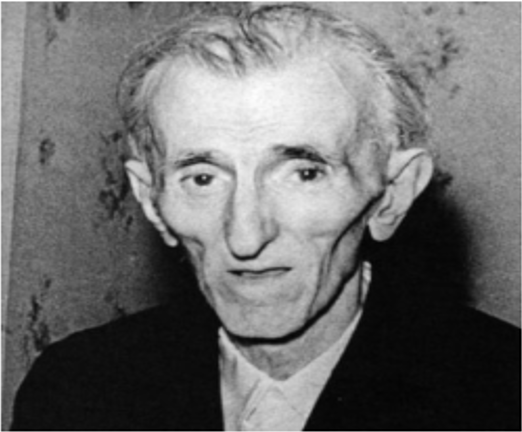
#> input picture nikolatesla.png, 522 x 432 px
$ jupyter execute DFT,histogram_and_linear_filtering.ipynb
#> lines starting #> are read from the running program, lines starting #| are printed output that depends on the picture
[cell 1]
import cv2,numpy as np,matplotlib.pyplot as plt
image = cv2.imread("nikolatesla.png", cv2.IMREAD_GRAYSCALE)
#> image is the input picture: shape (432, 522); min 0, max 255, mean 109.7
def apply_convolution(image, kernel):

    kernel_size = kernel.shape[0]
    pad = kernel_size // 2
    image_padded = np.pad(image, pad, mode='constant', constant_values=0)
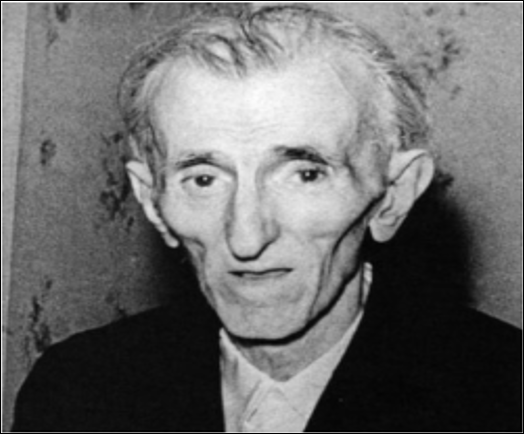
#> image_padded: shape (434, 524); min 0, max 255, mean 108.7
    output = np.zeros_like(image)

    for i in range(image.shape[0]):
        for j in range(image.shape[1]):

            region = image_padded[i:i+kernel_size, j:j+kernel_size]
            output[i, j] = np.sum(region * kernel)
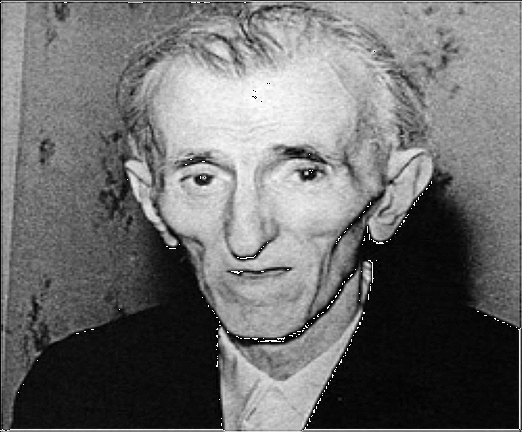
#> output: shape (432, 522); min 0, max 255, mean 109.9
    return np.clip(output, 0, 255).astype(np.uint8)

# Sharpening Kernel
sharpen_kernel = np.array([[0, -1, 0],
                           [-1, 5, -1],
                           [0, -1, 0]])
sharpened_image = apply_convolution(image, sharpen_kernel)

#  Blurring (Mean Filter)
mean_kernel = np.ones((3,3)) / 9
blurred_image = apply_convolution(image, mean_kernel)

#  Smoothing (Gaussian Filter)
gaussian_kernel = np.array([[1, 2, 1],
                            [2, 4, 2],
                            [1, 2, 1]]) / 16
gaussian_blurred_image = apply_convolution(image, gaussian_kernel)


fig, axes = plt.subplots(5, 2, figsize=(15, 15))
def plot_image_with_histogram(img, ax_img, ax_hist, title):
    ax_img.imshow(img, cmap='gray')
    ax_img.set_title(title)
    ax_img.axis('off')  # Hide axis for images
    ax_hist.hist(img.ravel(), bins=256, color='gray')
    ax_hist.set_title(f'{title} Histogram')
plot_image_with_histogram(image, axes[0, 0], axes[0, 1], 'Original')
plot_image_with_histogram(sharpened_image, axes[1, 0], axes[1, 1], 'Sharpened')
plot_image_with_histogram(blurred_image, axes[2, 0], axes[2, 1], 'Mean Blurred')
plot_image_with_histogram(gaussian_blurred_image, axes[3, 0], axes[3, 1], 'Gaussian Smoothed')

histogram, bins = np.histogram(image.flatten(), bins=256, range=[0, 256])
#> histogram = 256 values, max 8229 at index 9, min 0 at index 254, mean 880.9; bins = 257 values from 0 to 256
cdf = histogram.cumsum()
#> cdf = 256 values from 439 to 225504

cdf_normalized = (cdf - cdf.min()) * 255 / (cdf.max() - cdf.min())
#> cdf_normalized = 256 values from 0 to 255
cdf_normalized = cdf_normalized.astype(np.uint8)

equalized_image_manual = cdf_normalized[image]
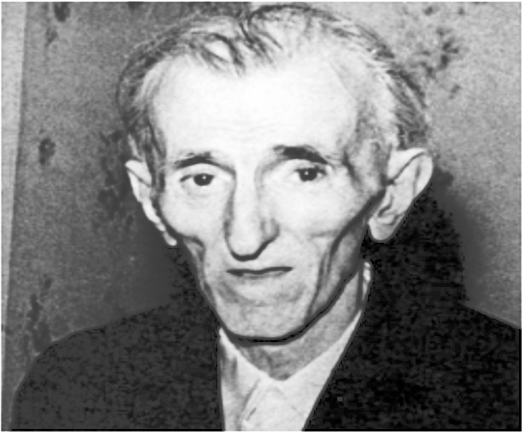
#> equalized_image_manual: shape (432, 522); min 0, max 255, mean 127.9
plot_image_with_histogram(equalized_image_manual, axes[4, 0], axes[4, 1], 'Equalized Image')

plt.tight_layout()
plt.show()
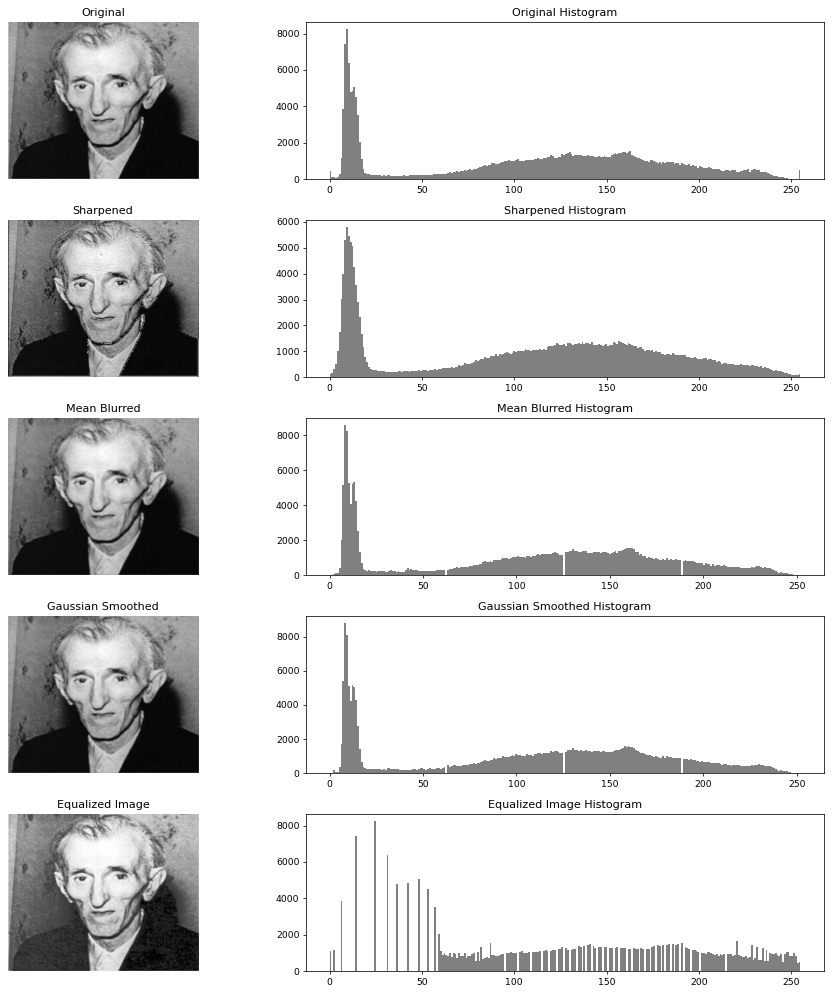
#> figure drawn by matplotlib, 10 panels; panel 2: tallest bar 8229 high, from x = 8.96 to 9.96; panel 4: tallest bar 5791 high, from x = 8.96 to 9.96; panel 6: tallest bar 8561 high, from x = 7.88 to 8.86; panel 8: tallest bar 8775 high, from x = 7.88 to 8.86

[cell 2]
# Shifting: Add a constant value to each pixel to shift the image
shift_value = 8 # Add a constant value to shift the image
shifted_image = np.clip(image + shift_value, 0, 255).astype(np.uint8)

# Contrast adjustment: Use a scaling factor alpha and an offset beta
alpha = 1.5  # Contrast scaling factor
beta = 0     # Brightness offset
contrast_image = np.clip(alpha * image + beta, 0, 255).astype(np.uint8)
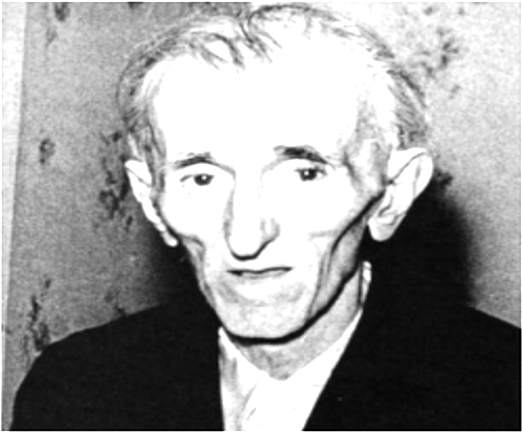
#> contrast_image: shape (432, 522); min 0, max 255, mean 154.5

# Negative transformation: Invert the pixel values
negative_image = 255 - image
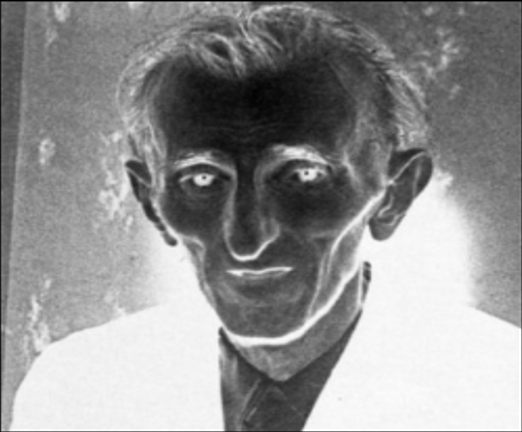
#> negative_image: shape (432, 522); min 0, max 255, mean 145.3

# Create a 2x2 grid for displaying the images and their histograms
fig, axes = plt.subplots(3, 2, figsize=(12, 12))

plot_image_with_histogram(contrast_image, axes[0,0], axes[0,1], 'Contrast Adjusted Image')

# Display shifted image with histogram
plot_image_with_histogram(shifted_image, axes[1, 0], axes[1, 1], 'Shifted Image')

plot_image_with_histogram(negative_image, axes[2,0], axes[2,1], 'Negative Image')

# Show the plot
plt.tight_layout()
plt.show()
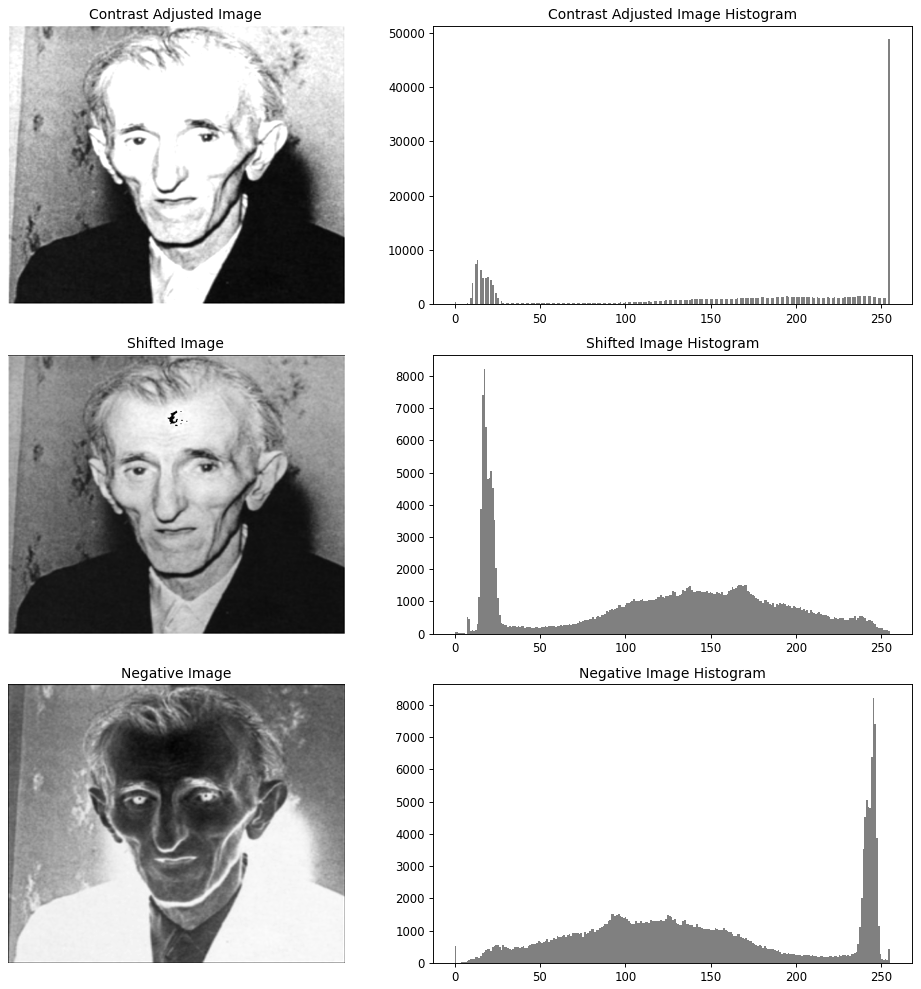
#> figure drawn by matplotlib, 6 panels; panel 2: tallest bar 48749 high, from x = 254 to 255; panel 4: tallest bar 8229 high, from x = 16.93 to 17.93; panel 6: tallest bar 8229 high, from x = 245 to 246
